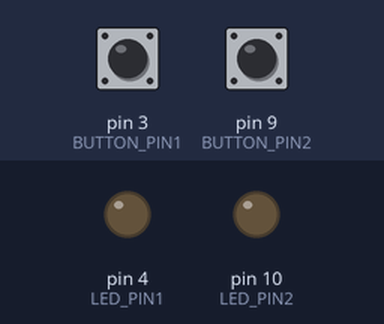
A sketch run on a simulated Arduino Uno, built with avr-gcc and run on an emulated ATmega328P. Shown: output pins drawn as LEDs (lit = HIGH). The inputs (shaded band) are chosen by the test bench; at power-on: pin 3 (BUTTON_PIN1) LOW, pin 9 (BUTTON_PIN2) LOW. Random numbers use the default seed unless the sketch sets one.

Above: at 1.2 s.
1.3 s: pin 3 (BUTTON_PIN1) pulled HIGH for 0.15 s
At 2.0 s:
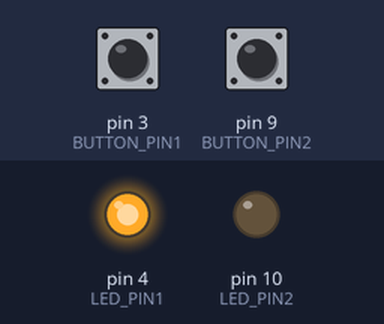
Timing chart, 0 to 4.8 s (numbered marks = the images above; inputs shaded):
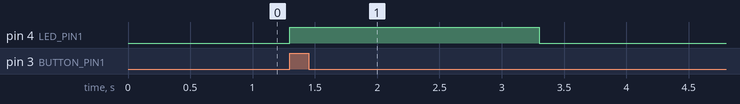

The sketch:

dublaje.ino
```cpp
#define LED_PIN1 4
#define BUTTON_PIN1 3
#define LED_PIN2 10
#define BUTTON_PIN2 9
long randomNumber;
int ok=0;
void setup() {
  pinMode(LED_PIN1, OUTPUT);
  pinMode(BUTTON_PIN1, INPUT);
  pinMode(LED_PIN2, OUTPUT);
  pinMode(BUTTON_PIN2, INPUT);

  randomSeed(analogRead(A0));
  randomNumber=random(2);
}
void loop() {
/*  if (digitalRead(BUTTON_PIN1) == HIGH) {
    digitalWrite(LED_PIN1, HIGH);
  }
  else {
    digitalWrite(LED_PIN1, LOW);
  }
  if (digitalRead(BUTTON_PIN2) == HIGH) {
    digitalWrite(LED_PIN2, HIGH);
  }
  else {
    digitalWrite(LED_PIN2, LOW);
  }*/
  if(ok==0)
  {
  if(digitalRead(BUTTON_PIN1) == HIGH && randomNumber==0)
  {
    digitalWrite(LED_PIN1, HIGH);
    delay(2000);
    digitalWrite(LED_PIN1, LOW);
    ok=1;
  }
  if(digitalRead(BUTTON_PIN2) == HIGH && randomNumber==1)
  {
    digitalWrite(LED_PIN1, HIGH);
    delay(2000);
    digitalWrite(LED_PIN1, LOW);
    ok=1;
  }
  if(digitalRead(BUTTON_PIN1) == HIGH && randomNumber==1)
  {
    digitalWrite(LED_PIN2, HIGH);
    delay(2000);
    digitalWrite(LED_PIN2, LOW);
    ok=1;
  }
  if(digitalRead(BUTTON_PIN2) == HIGH && randomNumber==0)
  {
    digitalWrite(LED_PIN2, HIGH);
    delay(2000);
    digitalWrite(LED_PIN2, LOW);
    ok=1;
  }
  }

}
```

Measured:
- after the input at 1.3 s, pin 4 (LED_PIN1): LOW → HIGH at once, → LOW 2.0 s later
